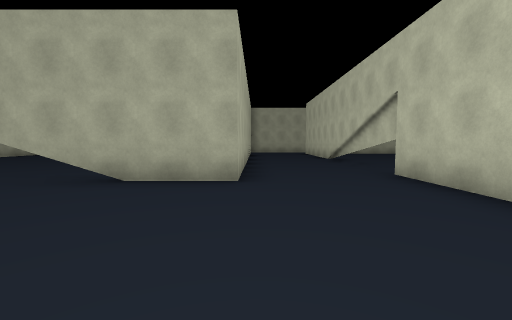
view 1 (above)

24 first-person views from a walk through a Unity game level. The camera is 1.3 m above the floor, tilts 4° down and sees 90° across. The floor is counted in squares, 2 m on a side. Each view is taken from the middle of a square. On the plan, view 1 faces up. The plan holds only what a view shows up to about 9 squares ahead; the rest is blank. The place goes on beyond the plan. The player is left out. Door leaves are left out, so doorways stand open. Some surface patterns are stand-ins.

view 2
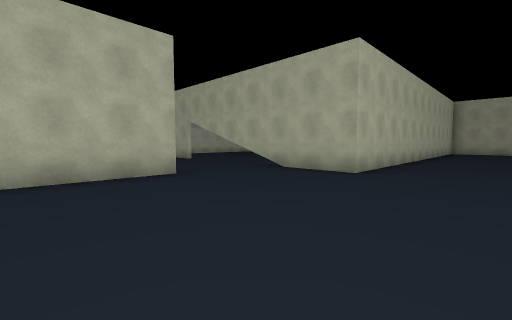

view 3
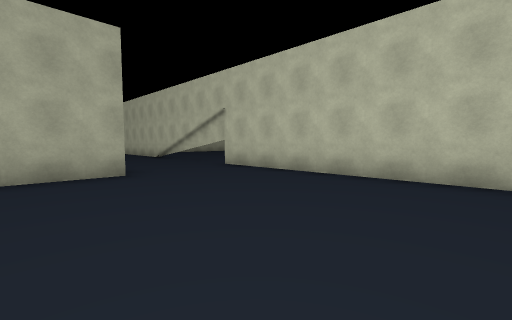

view 4
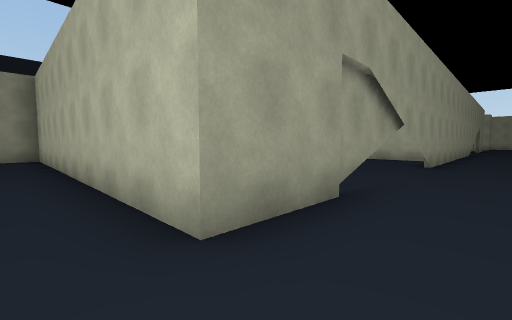

view 5
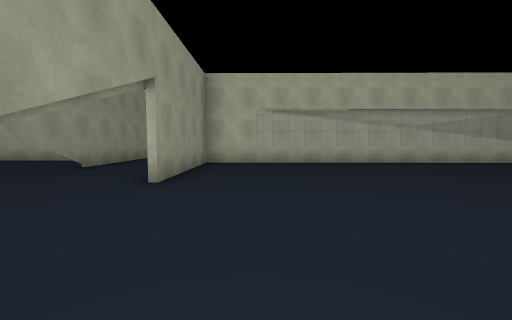

view 6
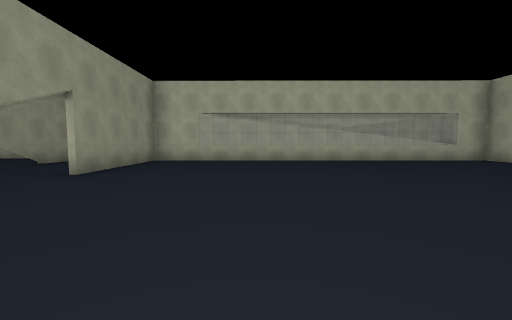

view 7
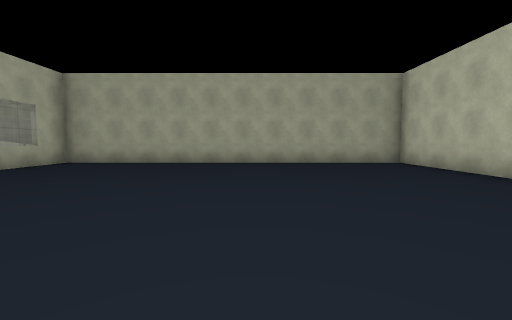

view 8
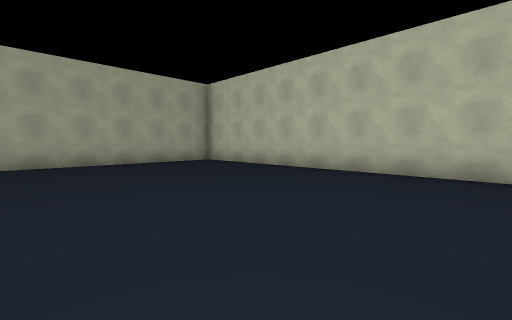

view 9
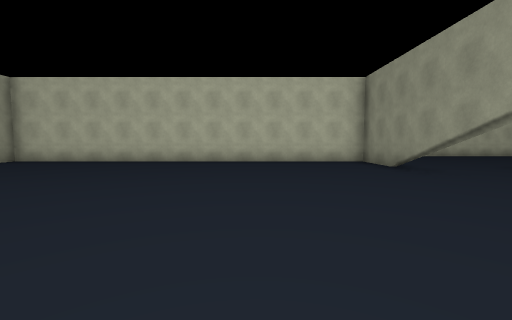

view 10
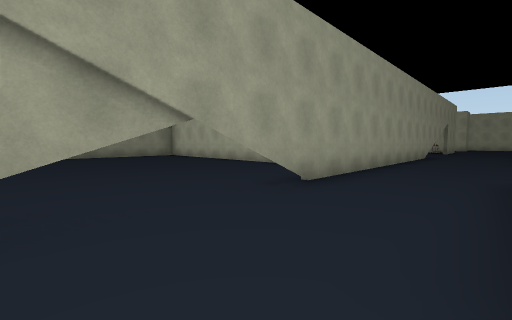

view 11
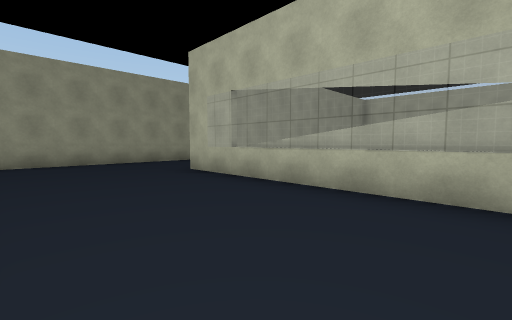

view 12
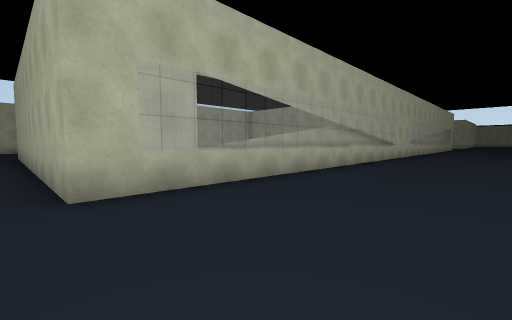

view 13
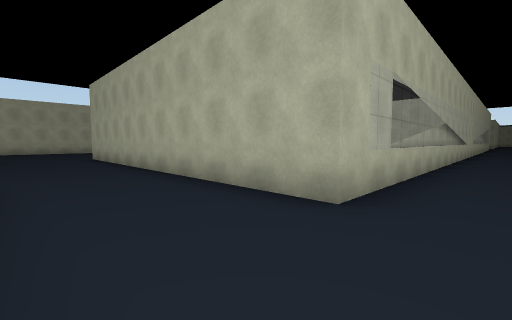

view 14
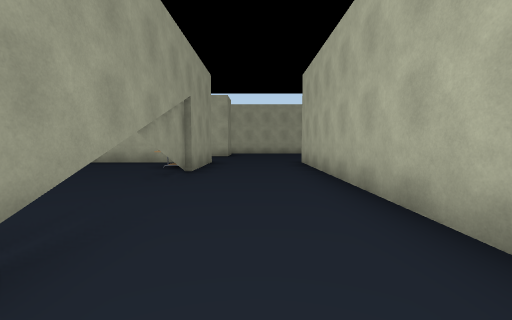

view 15
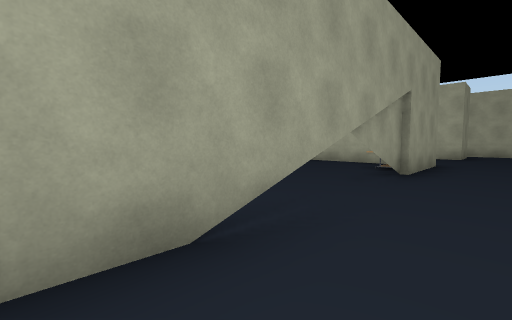

view 16
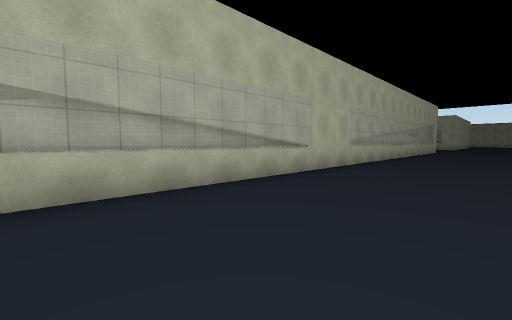

view 17
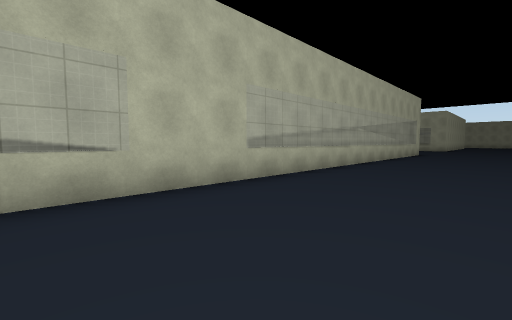

view 18
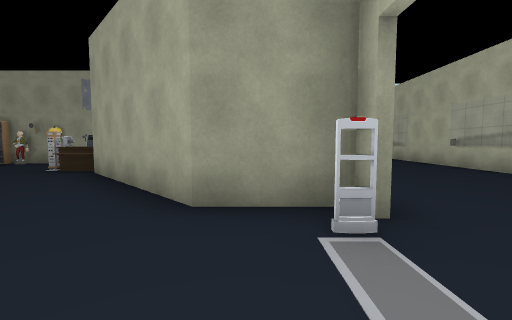

view 19
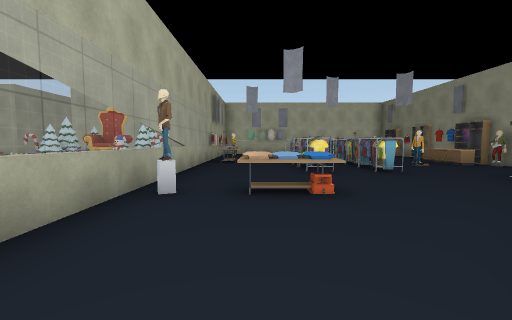

view 20
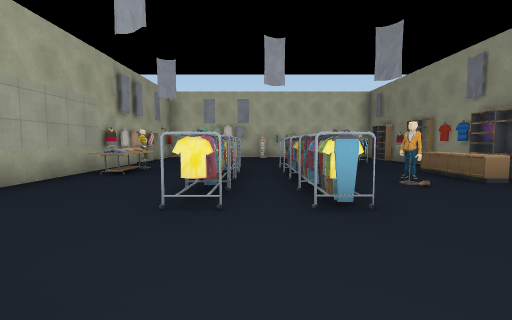

view 21
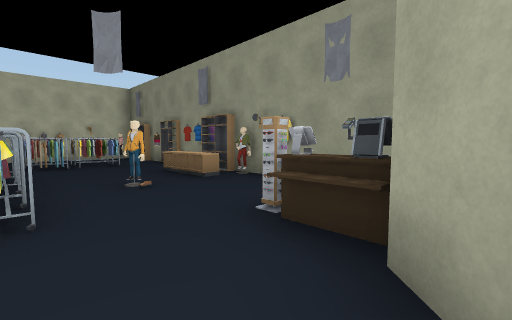

view 22
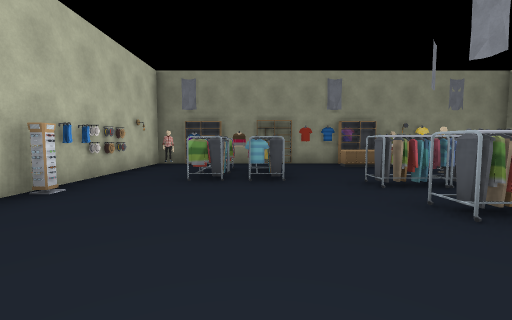

view 23
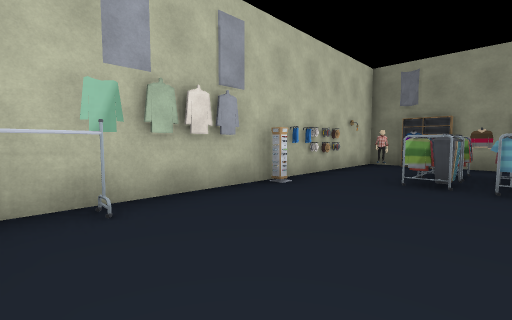

view 24
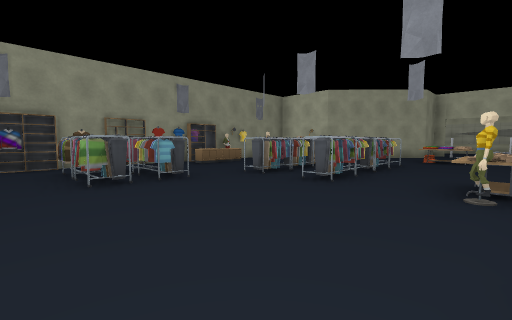

### Floor plan
Key: @ floor where view 1 was taken; # wall or solid block; x gap in a wall; . floor; = window, fence, low wall or low ledge; T thing the floor can be seen under or through; S shelf; E desk; R tree; A table; C rack; B block; O other object.
Columns run from 26 left of view 1 to 4 right of it. Each row starts with its distance up from view 1.
 29                        RR
 28                      O RO
 27                      O OOO
 26                        ROO
 25              ..   ======#OBOO
 24             ... ...O....AA....C
 23            =.......A..OOC.....O
 22            =...O...A..CCCC....O
 21            =...# #....OO......O
 20            =...   #..OCCCC.OC.O
 19            =...    #..OO..OCC.O
 18            =...     EO.....CC.#
 17            #...     ...SS....O#
 16            #...#######OO OSOOO#
 15            =...=........S.#  S
 14            =...=..........#
 13            =...=..........#
 12            =...=..........#
 11            =...=..........#
 10            =...=..........#..
  9            =...=..........#..#
  8            =...=..........#..#
  7            =...=..........#..#
  6            =...#..........#..#
  5  ###########...#..........#..#
  4 ...............####...TTTTT..#
  3 .............................#
  2 .............................#
  1  #OO####   #######=x####.....#
  0  #.....       #......  #..@..#
 -1  #                     #.....#

Where each view was taken, in squares from view 1:
view 1: 0 up, 0 right, facing up
view 2: 1 down, 2 right, facing up-left
view 3: 1 down, 2 left, facing up-right
view 4: 3 up, 2 left, facing down-left
view 5: 6 up, 3 left, facing left
view 6: 8 up, 2 left, facing left
view 7: 8 up, 5 left, facing up
view 8: 8 up, 6 left, facing up-right
view 9: 8 up, 9 left, facing right
view 10: 4 up, 6 left, facing down-left
view 11: 10 up, 12 left, facing down-left
view 12: 4 up, 12 left, facing up-left
view 13: 2 up, 14 left, facing up-left
view 14: 3 up, 17 left, facing left
view 15: 3 up, 17 left, facing down-left
view 16: 10 up, 12 left, facing up-left
view 17: 14 up, 12 left, facing up-left
view 18: 24 up, 10 left, facing down
view 19: 23 up, 10 left, facing right
view 20: 21 up, 7 left, facing right
view 21: 20 up, 7 left, facing down-right
view 22: 24 up, 1 right, facing down
view 23: 24 up, 1 right, facing down-right
view 24: 24 up, 3 right, facing down-left
